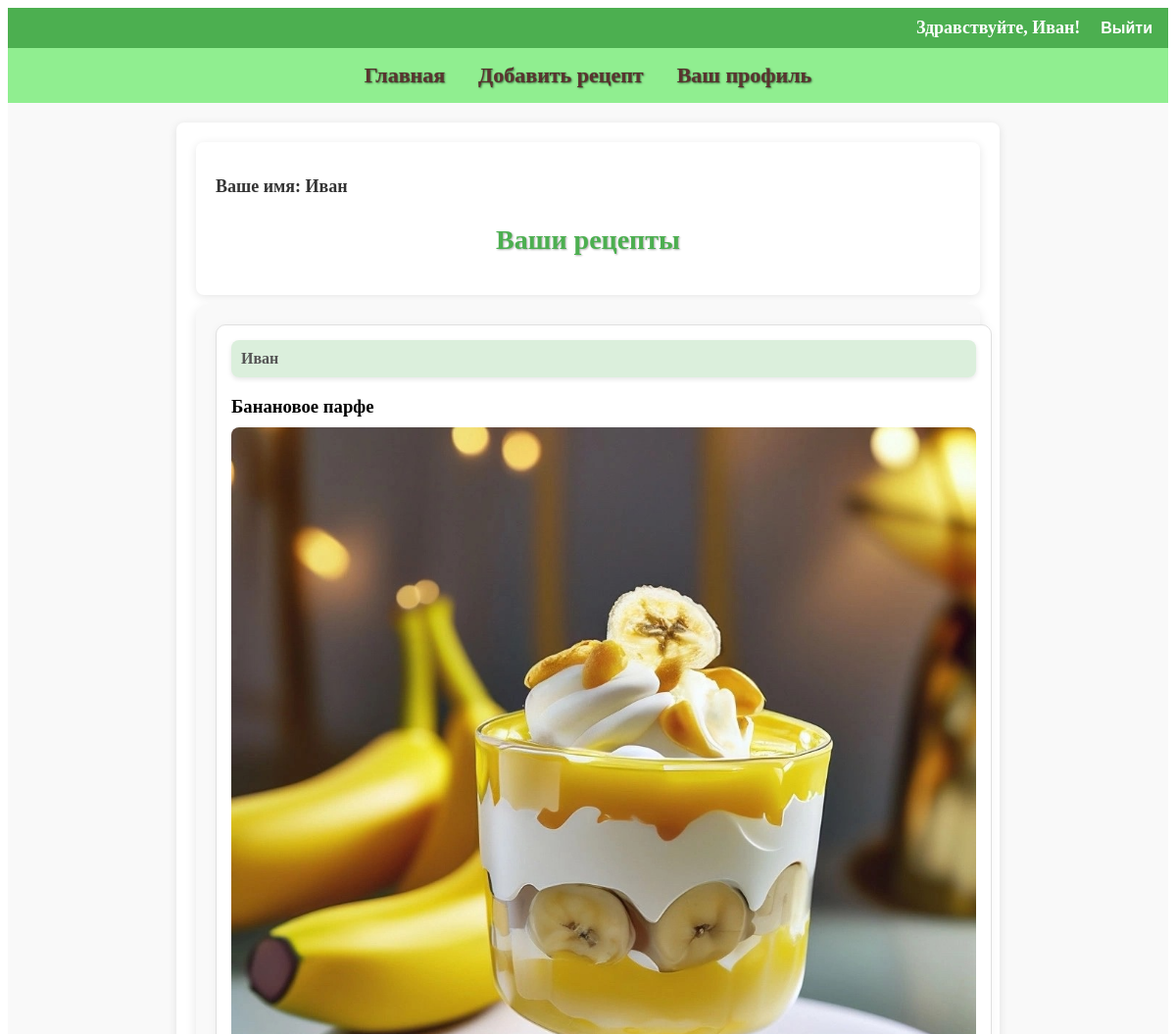
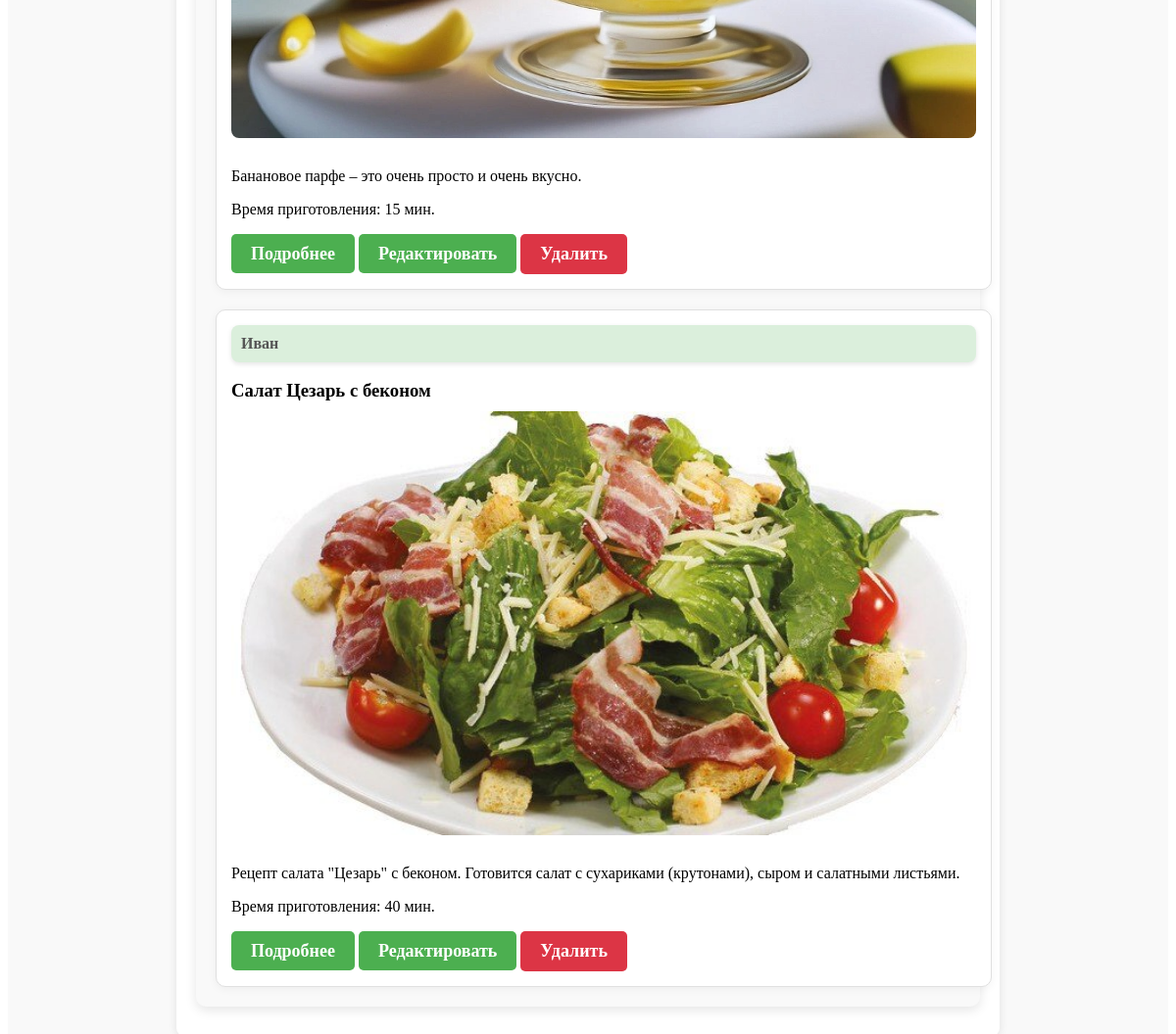
/accounts/accounts/profile/ (signed in), run on the app's committed database (2 pictures, top to bottom).
### recipe_app/models.py (models this page shows, shortened)
class Recipe(models.Model):
    title = models.CharField(max_length=100, verbose_name="Название блюда")
    description = models.TextField(verbose_name="Описание")
    preparation_steps = models.TextField(verbose_name="Шаги приготовления")
    preparation_time = models.PositiveIntegerField(verbose_name="Время приготовления в минутах")
    image = models.ImageField(upload_to='recipes/images/', verbose_name="Добавьте фото")
    author = models.ForeignKey(User, on_delete=models.CASCADE, verbose_name="Автор")
    categories = models.ManyToManyField(Category, through='RecipeCategory', verbose_name="Категория")
    ingredients = models.TextField(blank=True, null=True, verbose_name="Ингредиенты")

### recipe_app/views.py (the view)
# urls.py: path('accounts/profile/', profile, name='profile'),
@login_required
def profile(request):
    user = request.user
    recipes = Recipe.objects.filter(author=user).order_by('-id')  # Получаем рецепты текущего пользователя
    return render(request, 'registration/profile.html', {'user': user, 'recipes': recipes})

### recipe_app/templates/registration/profile.html (shortened to what this page needs)
{% extends 'base.html' %}
{% block content %}
<div class="content">
    <h2 class="user-name">Ваше имя: {{ user.username }}</h2>
    <h3 class="section-title">Ваши рецепты</h3>
</div>
<div class="recipes-section">
    <div class="recipe-cards">
        {% if recipes %}
            {% for recipe in recipes %}
                <div class="recipe-card">
                    <div class="recipe-author">{{ recipe.author.username }}</div>
                    <h3>{{ recipe.title }}</h3>
                    <a href="{% url 'recipe_detail' recipe.id %}">
                    <img src="{{ recipe.image.url }}" alt="{{ recipe.title }}" class="recipe-image">
                    </a>
                    <p>{{ recipe.description }}</p>
                    <p>Время приготовления: {{ recipe.preparation_time }} мин.</p>
                    <a href="{% url 'recipe_detail' recipe.id %}" class="recipe-link submit-button">Подробнее</a>
                    <a href="{% url 'edit_recipe' recipe.id %}" class="recipe-link submit-button">Редактировать</a>
                    <form action="{% url 'delete_recipe' recipe.id %}" method="get" style="display:inline;">
                        <button type="submit" class="delete-button">Удалить</button>
                    </form>
                </div>
            {% endfor %}
        {% else %}
            <p>У вас еще нет рецептов.</p>
        {% endif %}
    </div>
</div>
{% endblock %}

### recipe_app/templates/base.html (shortened to what this page needs)
<!DOCTYPE html>
<html lang="ru">
{% load static %}
<head>
    <link rel="stylesheet" type="text/css" href="{% static 'styles.css' %}">
</head>
<body>
    <div class="top-bar">
        <div class="user-info">
            {% if user.is_authenticated %}
                <p>Здравствуйте, {{ user.username }}!</p>
                <form action="{% url 'logout' %}" method="post">
                    <button type="submit">Выйти</button>
                </form>
            {% else %}
                <p><a href="{% url 'login' %}">Войти</a> | <a href="{% url 'register' %}">Зарегистрироваться</a></p>
            {% endif %}
        </div>
    </div>
    <header>
        <nav>
            <a href="{% url 'recipe_list' %}">Главная</a>
            <a href="{% url 'add_recipe' %}">Добавить рецепт</a>
            {% if user.is_authenticated %}
                <a href="{% url 'profile' %}">Ваш профиль</a>
            {% endif %}
        </nav>
    </header>
    <div class="content-container {% if request.path == '/recipe/add/' %}add-recipe-background{% endif %}">
        <div class="content">
            <main>
                {% block content %}{% endblock %}
            </main>
        </div>
    </div>
</body>
</html>

### recipe_app/static/styles.css (style rules this page uses)
.content-container { display: flex; justify-content: center; background-color: #f9f9f9; padding: 20px; }
.content { max-width: 800px; background-color: white; padding: 20px; border-radius: 8px; box-shadow: 0 2px 10px rgba(0, 0, 0, 0.1); }
form { display: flex; flex-wrap: wrap; gap: 20px; justify-content: space-between; }
h3 { margin-bottom: 10px; }
.top-bar { background-color: #4CAF50; color: white; padding: 10px; display: flex; justify-content: flex-end; align-items: center; }
.top-bar .user-info { display: flex; gap: 15px; align-items: center; }
.top-bar p { font-size: 18px; font-weight: bold; margin: 0; }
.top-bar form { display: inline; margin: 0; }
.top-bar button { background: none; border: none; color: white; cursor: pointer; font-size: 16px; font-weight: bold; }
header { padding: 15px; text-align: center; background-color: #90EE90; }
nav a { margin: 0 15px; text-decoration: none; color: #5c3530; font-weight: bold; font-size: 22px; text-shadow: 1px 1px 2px rgba(0, 0, 0, 0.5); -webkit-text-stroke: 1px rgba(0, 0, 0, 0.1); }
.recipes-section { margin: 10px auto; padding: 20px; max-width: 800px; background-color: #f9f9f9; border-radius: 10px; box-shadow: 0 4px 12px rgba(0, 0, 0, 0.1); }
.recipe-cards { display: flex; flex-direction: column; gap: 20px; justify-content: flex-start; }
.recipe-card { position: relative; width: 100%; max-width: 800px; padding: 15px; background-color: #fff; border: 1px solid #e0e0e0; border-radius: 10px; box-shadow: 0 2px 10px rgba(0, 0, 0, 0.05); transition: transform 0.3s ease; }
.recipe-author { position: relative; font-weight: bold; background-color: rgba(76, 175, 80, 0.2); padding: 10px; border-radius: 8px; color: #555; box-shadow: 0 2px 5px rgba(0, 0, 0, 0.1); margin-bottom: 15px; }
.recipe-image { width: 100%; height: auto; border-radius: 8px; margin-bottom: 10px; }
.recipe-link { color: #4CAF50; font-weight: bold; margin-top: 10px; text-decoration: none; }
img { max-width: 100%; height: auto; }
.user-name { font-size: 18px; color: #333; margin-bottom: 10px; }
.section-title { text-align: center; font-size: 28px; font-weight: bold; color: #4CAF50; margin-bottom: 20px; text-transform: none; font-weight: bold; text-shadow: 1px 1px 2px rgba(0, 0, 0, 0.3); }
.submit-button { background-color: #4CAF50; color: white; padding: 10px 20px; border: none; border-radius: 5px; font-size: 18px; cursor: pointer; transition: background-color 0.3s; }
.delete-button { background-color: #dc3545; color: white; padding: 10px 20px; border: none; border-radius: 5px; font-size: 18px; font-family: inherit; font-weight: bold; cursor: pointer; transition: background-color 0.3s; }

### data on the page
Recipe: author.username "Иван", title "Банановое парфе", image (picture), description "Банановое парфе – это очень просто и очень вкусно.", preparation_time "15"
Recipe: author.username "Иван", title "Салат Цезарь с беконом", image (picture), description "Рецепт салата \"Цезарь\" с беконом. Готовится салат с сухариками (крутонами), сыром и салатными листьями.", preparation_time "40"

### other printed values
{{ user.username }} "Иван"
